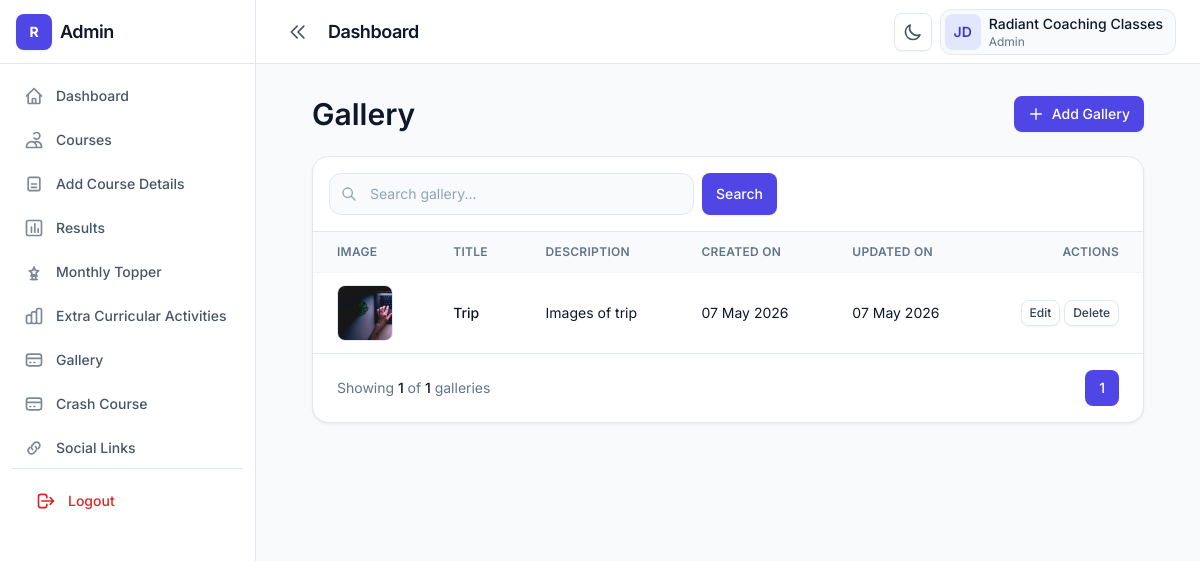
Page /gallery.php (signed in) on the earlier database version.
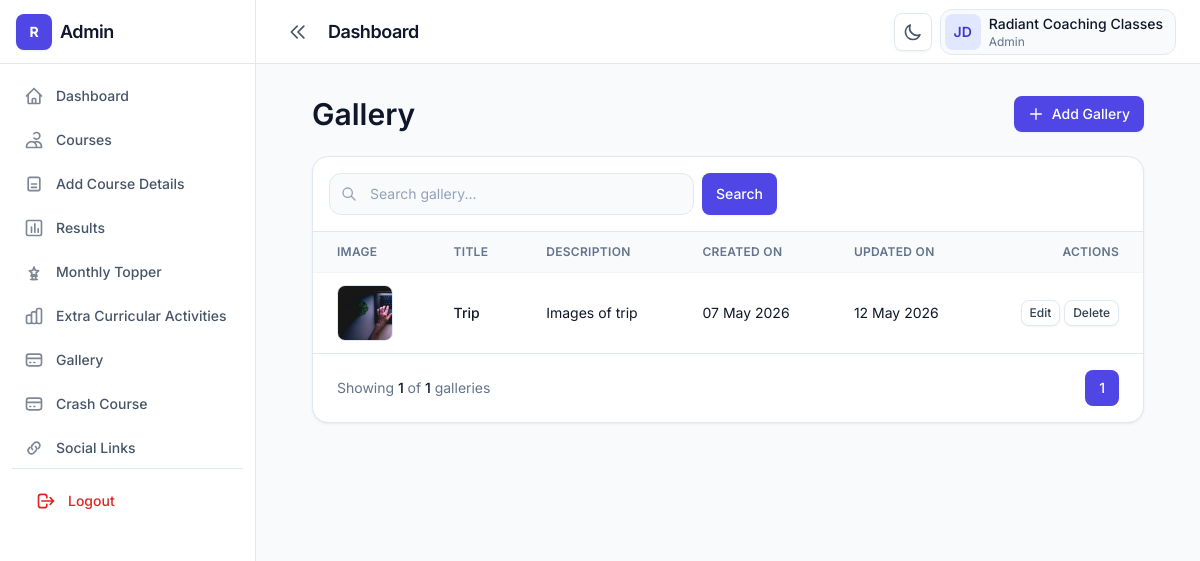
Same page on the later database version.
### tables this page shows
CREATE TABLE IF NOT EXISTS `galleries` (
  `id` int NOT NULL AUTO_INCREMENT,
  `title` varchar(255) NOT NULL,
  `description` text,
  `created_at` date DEFAULT NULL,
  `updated_at` date DEFAULT NULL,
  PRIMARY KEY (`id`)
);

### src/gallery.php (the view, shortened to what the changed rows need)
<?php
include('../conn.php');
$page = isset($_GET['page'])
? (int)$_GET['page']
: 1;
$limit = 5;
$offset = ($page - 1) * $limit;
$query = "
SELECT
galleries.*,
(
    SELECT image
    FROM gallery_images
    WHERE gallery_images.gallery_id =
    galleries.id
    LIMIT 1
) as preview_image
FROM galleries
WHERE 1
";
$params = [];
$query .= "
ORDER BY id DESC
LIMIT $limit OFFSET $offset
";
$stmt = $conn->prepare($query);
$stmt->execute($params);
$galleries = $stmt->fetchAll(PDO::FETCH_ASSOC);
?>
<!DOCTYPE html>
<html lang="en" class="h-full">
<head>
    <link rel="stylesheet"
        href="../dist/css/output.css" />
</head>
<body class="h-full bg-slate-50 text-slate-900 dark:bg-slate-950 dark:text-slate-100">
    <div class="flex min-h-full">
        <div class="flex min-h-screen flex-1 flex-col lg:min-h-0">
            <?php include('header.php'); ?>
            <main class="flex-1 overflow-auto p-4 lg:p-8">
                <div class="container">
                    <div class="mb-6 flex flex-col gap-4 sm:flex-row sm:flex-wrap sm:items-center sm:justify-between">
                        <div class="min-w-0 flex-1">
                            <h2 class="text-display-sm text-slate-900 dark:text-white">
                                Gallery
                            </h2>
                        </div>
                    </div>
                    <div class="rounded-2xl border border-slate-200 bg-white shadow-card dark:border-slate-800 dark:bg-slate-900">
                        <div class="overflow-x-auto">
                            <table class="w-full min-w-[640px] text-left text-sm">
                                <thead class="border-b border-slate-100 bg-slate-50 text-xs uppercase tracking-wide text-slate-500 dark:border-slate-800 dark:bg-slate-900/80 dark:text-slate-400">
                                    <tr>
                                        <th class="px-4 py-3 font-semibold lg:px-6">
                                            Image
                                        </th>
                                        <th class="px-4 py-3 font-semibold lg:px-6">
                                            Title
                                        </th>
                                        <th class="px-4 py-3 font-semibold lg:px-6">
                                            Description
                                        </th>
                                        <th class="px-4 py-3 font-semibold lg:px-6">
                                            Created On
                                        </th>
                                        <th class="px-4 py-3 font-semibold lg:px-6">
                                            Updated On
                                        </th>
                                        <th class="px-4 py-3 text-right font-semibold lg:px-6">
                                            Actions
                                        </th>
                                    </tr>
                                </thead>
                                <tbody>
                                    <?php foreach ($galleries as $gallery) { ?>
                                        <tr class="hover:bg-slate-50 dark:hover:bg-slate-800/40">
                                            <td class="px-4 py-3 lg:px-6">
                                                <?php if ($gallery['preview_image']) { ?>
                                                    <img
                                                        src="uploads/gallery/<?php echo $gallery['preview_image']; ?>"
                                                        class="h-14 w-14 rounded-lg object-cover border border-slate-200 dark:border-slate-700" />
                                                <?php } else { ?>
                                                    <div class="flex h-14 w-14 items-center justify-center rounded-lg bg-slate-100 text-xs text-slate-400 dark:bg-slate-800">
                                                        No Image
                                                    </div>
                                                <?php } ?>
                                            </td>
                                            <td class="px-4 py-3 lg:px-6">
                                                <div class="font-medium">
                                                    <?php echo $gallery['title']; ?>
                                                </div>
                                            </td>
                                            <td class="px-4 py-3 lg:px-6">
                                                <?php echo $gallery['description']; ?>
                                            </td>
                                            <td class="px-4 py-3 lg:px-6">
                                                <?php echo date('d M Y', strtotime($gallery['created_at'])); ?>
                                            </td>
                                            <td class="px-4 py-3 lg:px-6">
                                                <?php echo date('d M Y', strtotime($gallery['updated_at'])); ?>
                                            </td>
                                            <td class="px-4 py-3 text-right lg:px-6">
                                                <a
                                                    href="edit-gallery.php?id=<?php echo $gallery['id']; ?>"
                                                    class="btn btn-secondary px-2 py-1 text-xs">
                                                    Edit
                                                </a>
                                                <a
                                                    href="delete-gallery.php?id=<?php echo $gallery['id']; ?>"
                                                    onclick="return confirm('Delete this gallery?')"
                                                    class="btn btn-secondary px-2 py-1 text-xs">
                                                    Delete
                                                </a>
                                            </td>
                                        </tr>
                                    <?php } ?>
                                </tbody>
                            </table>
                        </div>
                    </div>
                </div>
            </main>
        </div>
    </div>
</body>
</html>

Differences in the rows shown:
changed galleries "Trip": updated_at "07 May 2026" → "12 May 2026"
